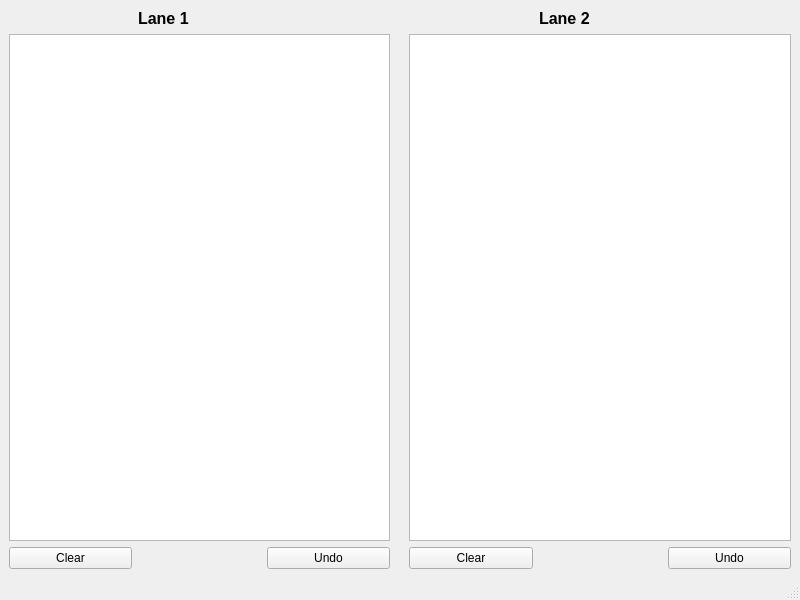
<?xml version="1.0" encoding="UTF-8"?>
<ui version="4.0">
 <class>MainWindow</class>
 <widget class="QMainWindow" name="MainWindow">
  <property name="geometry">
   <rect>
    <x>0</x>
    <y>0</y>
    <width>800</width>
    <height>600</height>
   </rect>
  </property>
  <property name="windowTitle">
   <string>MainWindow</string>
  </property>
  <widget class="QWidget" name="centralwidget">
   <layout class="QGridLayout" name="gridLayout">
    <item row="0" column="1">
     <widget class="QLabel" name="label">
      <property name="font">
       <font>
        <pointsize>12</pointsize>
        <weight>75</weight>
        <bold>true</bold>
       </font>
      </property>
      <property name="text">
       <string>Lane 1</string>
      </property>
     </widget>
    </item>
    <item row="0" column="3" rowspan="3">
     <spacer name="verticalSpacer">
      <property name="orientation">
       <enum>Qt::Vertical</enum>
      </property>
      <property name="sizeHint" stdset="0">
       <size>
        <width>13</width>
        <height>538</height>
       </size>
      </property>
     </spacer>
    </item>
    <item row="0" column="5">
     <widget class="QLabel" name="label_2">
      <property name="font">
       <font>
        <pointsize>12</pointsize>
        <weight>75</weight>
        <bold>true</bold>
       </font>
      </property>
      <property name="text">
       <string>Lane 2</string>
      </property>
     </widget>
    </item>
    <item row="1" column="0" colspan="3">
     <widget class="QListWidget" name="listWidget">
      <property name="font">
       <font>
        <pointsize>11</pointsize>
        <weight>75</weight>
        <bold>true</bold>
       </font>
      </property>
     </widget>
    </item>
    <item row="1" column="4" colspan="3">
     <widget class="QListWidget" name="listWidget_2">
      <property name="font">
       <font>
        <pointsize>11</pointsize>
        <weight>75</weight>
        <bold>true</bold>
       </font>
      </property>
     </widget>
    </item>
    <item row="2" column="0">
     <widget class="QPushButton" name="pushButton">
      <property name="text">
       <string>Clear</string>
      </property>
     </widget>
    </item>
    <item row="2" column="2">
     <widget class="QPushButton" name="pushButton_3">
      <property name="text">
       <string>Undo</string>
      </property>
     </widget>
    </item>
    <item row="2" column="4">
     <widget class="QPushButton" name="pushButton_2">
      <property name="text">
       <string>Clear</string>
      </property>
     </widget>
    </item>
    <item row="2" column="6">
     <widget class="QPushButton" name="pushButton_4">
      <property name="text">
       <string>Undo</string>
      </property>
     </widget>
    </item>
   </layout>
  </widget>
  <widget class="QMenuBar" name="menubar">
   <property name="geometry">
    <rect>
     <x>0</x>
     <y>0</y>
     <width>800</width>
     <height>21</height>
    </rect>
   </property>
  </widget>
  <widget class="QStatusBar" name="statusbar"/>
 </widget>
 <resources/>
 <connections/>
</ui>
